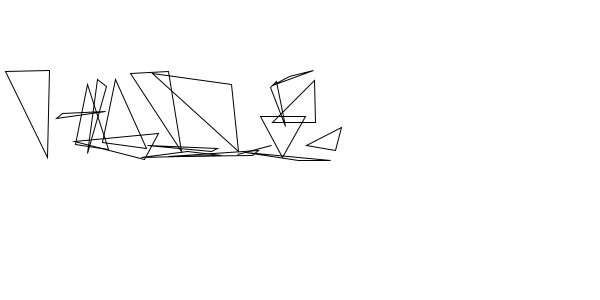
Frame 1 (no input)
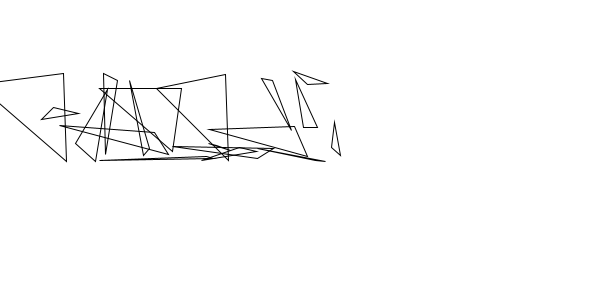
Frame 60 (the mouse pressed at the canvas centre just before this capture)
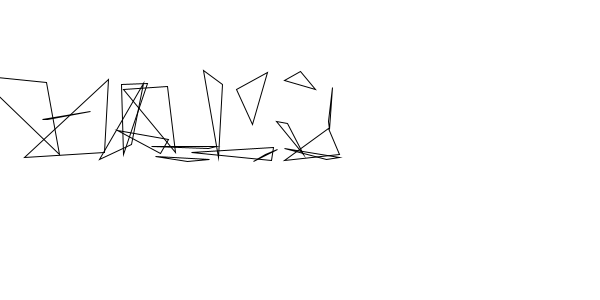
Frame 120 (the mouse held since frame 60 and released just before this capture)

The Processing sketch that drew these frames (run headless with seeded random() and noise(); from frame 60 on, the mouse is pressed at the canvas centre):

// Processing sketch: processing_1959
// ── processing_1959.pde

/**
 *    fjenett 2009-05-07
 *    
 *    system für einen generativen font, schrift von tobias tschense
 */

String input = "hallo";  // der eingegebene text
float spacing = 60;

void setup ()
{
    size( 600, 300 );
}


void draw ()
{
    background( 255 );                        // hintergrund weiss

    drawGenerativeText( input, 55, height/2 );
}


void keyPressed ()                             // wird aufgerufen wenn eine taste gedrückt wurde!
{
    if ( key == BACKSPACE || key == DELETE )   // ist die taste delete oder backspace? dann ..
    {
        if ( input != null && input.length() > 0 )    // enthält unsere variable schon text? dann ..
        {
            input = input.substring(0,input.length()-1);    // um eines verkürzen
        }
    }
    else if ( key != CODED )                   // taste nicht kodiert (hat ein zeichen)? dann ..
    {
        input += key;                          // zeichen an den text in der variable anhängen
    }
}

void drawGenerativeText ( String txt, float x, float y )
{
    if ( input == null || input.trim().equals("") ) return;    // leer? dann nix machen

        stroke( 0 );
    noFill();

    pushMatrix();

    translate( x, y );
    translate( 0, -70 );

    for ( int i = 0; i < txt.length(); i++ )
    {
        char c = input.charAt( i );

        drawGenerativeChar(c);
    }

    popMatrix();
}

void rLine ( float x1, float y1, float x2, float y2 )
{
    triangle( random(-28,17)+x1, random(-1,10)+y1, random(-80,10)+x2, random(-10,10)+y2, random(-10,10)+x1, random(-10,10)+y2 );
}

void drawGenerativeChar ( char c )
{
    switch ( c )
    {
    case 'a':
        draw_a();
        break;
    case 'b':
        draw_b();
        break;
    case 'c':
        draw_c();
        break;
    case 'd':
        draw_d();
        break;
    case 'e':
        draw_e();
        break;
    case 'f':
        draw_f();
        break;
    case 'g':
        draw_g();
        break;
    case 'h':
        draw_h();
        break;
    case 'i':
        draw_i();
        break;
    case 'j':
        draw_j();
        break;
    case 'k':
        draw_k();
        break;
    case 'l':
        draw_l();
        break;
    case 'm':
        draw_m();
        break;
    case 'n':
        draw_n();
        break;
    case 'o':
        draw_o();
        break;
    case 'p':
        draw_p();
        break;
    case 'q':
        draw_q();
        break;
    case 'r':
        draw_r();
        break;
    case 's':
        draw_s();
        break;
    case 't':
        draw_t();
        break;
    case 'u':
        draw_u();
        break;
    case 'v':
        draw_v();
        break;
    case 'w':
        draw_w();
        break;
    case 'x':
        draw_x();
        break;
    case 'y':
        draw_y();
        break;
    case 'z':
        draw_z();
        break;

    case '0':
        draw_0();
        break;
    case '1':
        draw_1();
        break;
    case '2':
        draw_2();
        break;
    case '3':
        draw_3();
        break;
    case '4':
        draw_4();
        break;
    case '5':
        draw_5();
        break;
    case '6':
        draw_6();
        break;
    case '7':
        draw_7();
        break;
    case '8':
        draw_8();
        break;
    case '9':
        draw_9();
        break;
    }
}

void draw_a () {
    rLine( 0 , 72 , 26 , 0 );
    rLine( 26 , 0 , 46 , 72 );
    rLine( 46 , 72 , 13 , 54 );
    translate(spacing, 0);
}

void draw_b () {
    rLine( 0 , 0 , 29 , 0 );
    rLine( 29 , 0 , 38 , 15 );
    rLine( 38 , 15 , 28 , 35 );
    rLine( 28 , 35 , 45 , 48 );
    rLine( 45 , 48 , 37 , 72 );
    rLine( 37 , 72 , 0 , 72 );
    rLine( 0 , 72 , 0 , 0 );
    translate(spacing, 0);
}

void draw_c () {
    rLine( 53 , 62 , 47 , 72 );
    rLine( 47 , 72 , 16 , 72 );
    rLine( 16 , 72 , 0 , 41 );
    rLine( 0 , 41 , 16 , 0 );
    rLine( 16 , 0 , 47 , 0 );
    rLine( 47 , 0 , 47 , 10 );
    translate(spacing, 0);
}

void draw_d () {
    rLine( 0 , 0 , 35 , 0 );
    rLine( 35 , 0 , 53 , 41 );
    rLine( 53 , 41 , 37 , 72 );
    rLine( 37 , 72 , 0 , 72 );
    rLine( 0 , 72 , 0 , 0 );
    translate(spacing, 0);
}

void draw_e () {
    rLine( 35 , 0 , 0 , 0 );
    rLine( 0 , 0 , 0 , 72 );
    rLine( 0 , 72 , 41 , 72 );
    rLine( 0 , 41 , 30 , 41 );
    translate(spacing-10, 0);
}

void draw_f () {
    rLine( 0 , 72 , 0 , 0 );
    rLine( 0 , 0 , 35 , 0 );
    rLine( 32 , 42 , 0 , 42 );
    translate(spacing, 0);
}

void draw_g () {
    rLine( 33 , 41 , 58 , 41 );
    rLine( 58 , 41 , 58 , 72 );
    rLine( 58 , 72 , 16 , 72 );
    rLine( 16 , 72 , 0 , 41 );
    rLine( 0 , 41 , 16 , 0 );
    rLine( 16 , 0 , 52 , 0 );
    rLine( 52 , 0 , 52 , 10 );
    translate(spacing+10, 0);
}

void draw_h () {
    rLine( 0 , 37 , 45 , 37 );
    rLine( 0 , 72 , 0 , 0 );
    rLine( 45 , 0 , 45 , 72 );
    translate(spacing, 0);
}

void draw_i () {
    rLine( 0 , 0 , 25 , 0 );
    rLine( 0 , 72 , 25 , 72 );
    rLine( 13 , 72 , 13 , 0 );
    translate(spacing-20, 0);
}

void draw_j () {
    rLine( 10 , 88 , 27 , 74 );
    rLine( 27 , 74 , 27 , 0 );
    rLine( 27 , 0 , 0 , 0 );
    rLine( 0 , 0 , 0 , 10 );
    translate(spacing, 0);
}

void draw_k () {
    rLine( 0 , 72 , 0 , 0 );
    rLine( 31 , 0 , 0 , 40 );
    rLine( 0 , 40 , 44 , 72 );
    translate(spacing, 0);
}

void draw_l () {
    rLine( 39 , 61 , 39 , 72 );
    rLine( 39 , 72 , 0 , 72 );
    rLine( 0 , 72 , 0 , 0 );
    translate(spacing-10, 0);
}

void draw_m () {
    rLine( 1 , 74 , 13 , 2 );
    rLine( 13 , 2 , 36 , 61 );
    rLine( 36 , 61 , 60 , 2 );
    rLine( 60 , 2 , 72 , 74 );
    translate(spacing, 0);
}

void draw_n () {
    rLine( 0 , 72 , 0 , 2 );
    rLine( 0 , 2 , 46 , 72 );
    rLine( 46 , 72 , 46 , 2 );
    translate(spacing, 0);
}

void draw_o () {
    rLine( 48 , 72 , 21 , 72 );
    rLine( 21 , 72 , 0 , 42 );
    rLine( 0 , 42 , 21 , 0 );
    rLine( 21 , 0 , 48 , 0 );
    rLine( 48 , 0 , 68 , 42 );
    rLine( 68 , 42 , 48 , 72 );
    translate(spacing+20, 0); 
}

void draw_p () {
    rLine( 0 , 72 , 0 , 0 );
    rLine( 0 , 0 , 35 , 0 );
    rLine( 35 , 0 , 47 , 18 );
    rLine( 47 , 18 , 37 , 42 );
    rLine( 37 , 42 , 7 , 42 );
    translate(spacing, 0);    
}

void draw_q () {
    rLine( 51 , 80 , 34 , 66 );
    rLine( 34 , 66 , 21 , 72 );
    rLine( 21 , 72 , 0 , 42 );
    rLine( 0 , 42 , 21 , 0 );
    rLine( 21 , 0 , 48 , 0 );
    rLine( 48 , 0 , 68 , 42 );
    rLine( 68 , 42 , 48 , 72 );
    translate(spacing, 0);
}

void draw_r () {
    rLine( 0 , 72 , 0 , 0 );
    rLine( 0 , 0 , 34 , 0 );
    rLine( 34 , 0 , 47 , 18 );
    rLine( 47 , 18 , 36 , 42 );
    rLine( 36 , 42 , 6 , 42 );
    rLine( 6 , 42 , 51 , 72 );
    translate(spacing, 0);
}

void draw_s () {
    rLine( 4 , 72 , 37 , 72 );
    rLine( 37 , 72 , 43 , 54 );
    rLine( 43 , 54 , 34 , 35 );
    rLine( 34 , 35 , 9 , 35 );
    rLine( 9 , 35 , 0 , 18 );
    rLine( 0 , 18 , 12 , 0 );
    rLine( 12 , 0 , 38 , 0 );
    translate(spacing, 0);
}

void draw_t () {
    rLine( 0 , 0 , 63 , 0 );
    rLine( 32 , 72 , 32 , 0 );
    translate(spacing, 0);
}

void draw_u () {
    rLine( 0 , 0 , 0 , 57 );
    rLine( 0 , 57 , 11 , 72 );
    rLine( 11 , 72 , 47 , 72 );
    rLine( 47 , 72 , 47 , 0 );
    translate(spacing, 0);
}

void draw_v () {
    rLine( 0 , 0 , 26 , 72 );
    rLine( 26 , 72 , 52 , 0 );
    translate(spacing, 0);
}

void draw_w () {
    rLine( 0 , 0 , 26 , 72 );
    rLine( 26 , 72 , 41 , 30 );
    rLine( 30 , 0 , 57 , 72 );
    rLine( 57 , 72 , 82 , 0 );
    translate(spacing+30, 0);
}

void draw_x () {
    rLine( 0 , 72 , 43 , 0 );
    rLine( 0 , 0 , 43 , 72 );
    translate(spacing, 0);
}

void draw_y () {
    rLine( 22 , 72 , 22 , 40 );
    rLine( 22 , 40 , 44 , 0 );
    rLine( 0 , 0 , 22 , 40 );
    translate(spacing, 0);
}

void draw_z () {
    rLine( 4 , 0 , 47 , 0 );
    rLine( 47 , 0 , 0 , 72 );
    rLine( 0 , 72 , 46 , 72 );
    translate(spacing, 0);
}

void draw_0 () {
    rLine( 45 , 72 , 0 , 72 );
    rLine( 0 , 72 , 0 , 0 );
    rLine( 0 , 0 , 45 , 0 );
    rLine( 45 , 0 , 45 , 72 );
    translate(spacing, 0);
}

void draw_1 () {
    rLine( 19 , 72 , 49 , 72 );
    rLine( 0 , 13 , 34 , 0 );
    rLine( 34 , 1 , 34 , 72 );
    translate(spacing, 0);
}

void draw_2 () {
    rLine( 3 , 0 , 29 , 0 );
    rLine( 29 , 0 , 44 , 20 );
    rLine( 44 , 20 , 0 , 72 );
    rLine( 0 , 72 , 45 , 72 );
    translate(spacing, 0);
}

void draw_3 () {
    rLine( 3 , 0 , 28 , 0 );
    rLine( 28 , 0 , 40 , 17 );
    rLine( 40 , 17 , 28 , 34 );
    rLine( 28 , 34 , 45 , 51 );
    rLine( 45 , 51 , 31 , 72 );
    rLine( 31 , 72 , 0 , 72 );
    translate(spacing, 0);
}

void draw_4 () {
    rLine( 50 , 50 , 0 , 50 );
    rLine( 0 , 50 , 40 , 0 );
    rLine( 40 , 0 , 40 , 72 );
    translate(spacing, 0);
}

void draw_5 () {
    rLine( 0 , 72 , 26 , 72 );
    rLine( 26 , 72 , 38 , 51 );
    rLine( 38 , 51 , 24 , 34 );
    rLine( 24 , 34 , 0 , 34 );
    rLine( 0 , 34 , 0 , 0 );
    rLine( 0 , 0 , 33 , 0 );
    translate(spacing, 0);
}

void draw_6 () {
    rLine( 0 , 33 , 35 , 37 );
    rLine( 35 , 37 , 35 , 72 );
    rLine( 35 , 72 , 0 , 72 );
    rLine( 0 , 72 , 0 , 33 );
    rLine( 0 , 33 , 20 , 0 );
    translate(spacing, 0);
}

void draw_7 () {
    rLine( 0 , 0 , 41 , 0 );
    rLine( 41 , 0 , 15 , 72 );
    translate(spacing, 0);
}

void draw_8 () {
    rLine( 2 , 33 , 2 , 0 );
    rLine( 2 , 0 , 35 , 0 );
    rLine( 35 , 0 , 35 , 33 );
    rLine( 35 , 33 , 0 , 40 );
    rLine( 0 , 40 , 0 , 72 );
    rLine( 0 , 72 , 38 , 72 );
    rLine( 38 , 72 , 38 , 40 );
    rLine( 38 , 40 , 2 , 33 );
    translate(spacing, 0);
}

void draw_9 () {
    rLine( 31 , 42 , 10 , 42 );
    rLine( 10 , 42 , 0 , 21 );
    rLine( 0 , 21 , 17 , 0 );
    rLine( 17 , 0 , 44 , 0 );
    rLine( 44 , 0 , 28 , 72 );
    translate(spacing, 0);
}
